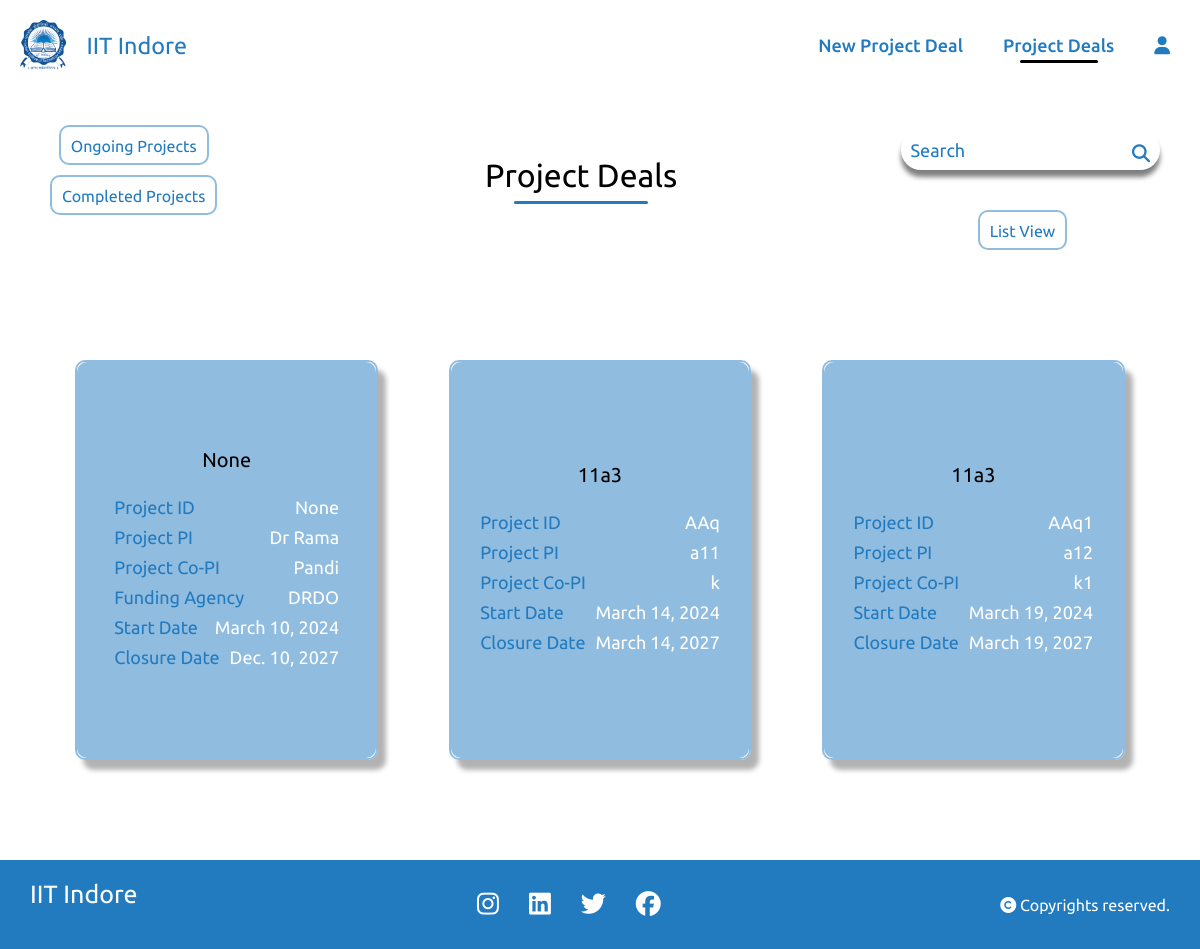
/project_list/, run on the app's committed database.
### home/models.py (models this page shows)
class project_details(models.Model):
    Project_Fellowship_No = models.CharField(max_length=20,null=True,blank=True,default=None)
    Project_file_name = models.CharField(max_length=20,null=True,blank= True)
    PI_of_Project = models.CharField(max_length=20,blank=True,null=True)
    Sanctioned_Date = models.DateField(null=True)
    Project_Start_Date = models.DateField(null=True)
    Project_Closure_Date = models.DateField(null=True)
    Title_of_Project = models.CharField(max_length=50,blank=True,null=True)
    project_duration =models.IntegerField(null=True)
    financial_year_start_index = models.IntegerField(null=True)
    financial_year_end_index = models.IntegerField(null=True)
    start_month = models.IntegerField(null=True)
    end_month = models.IntegerField(null=True)
    funding_agency = models.CharField(max_length=100,blank=True,null=True)
    Co_PI_of_Project = models.CharField(max_length=100,blank=True,null=True)
    Country = models.CharField(max_length=100,blank=True,null=True)
    Country_Involved = models.CharField(max_length=100,blank=True,null=True)
    Department = models.CharField(max_length=100,blank=True,null=True)
    Category = models.CharField(max_length=100,blank=True,null=True)
    Details_of_Donors= models.CharField(max_length=100,blank=True,null=True)
    remark = models.TextField(null=True, blank=True)
    scheme_name = models.CharField(max_length=255, null=True, blank=True)
    scheme_code = models.CharField(max_length=50, null=True, blank=True)
    received_amount =models.CharField(max_length=50, null=True, blank=True)
    date_of_receipt_amount = models.DateField(default=timezone.now, null=True, blank=True)
    provisional_uc = models.TextField(null=True, blank=True)
    audited_uc = models.TextField(null=True, blank=True)
    link_uc = models.URLField(null=True, blank=True)
    sanction_letters_link = models.URLField(null=True, blank=True)
    total_project_cost = models.CharField(max_length=50, null=True, blank=True)
    fellowship_type = models.CharField(max_length=100, null=True, blank=True)
    TASK_CHOICES = [
        ('ongoing', 'Ongoing'),
        ('completed', 'Completed'),
    ]
    task = models.CharField(
        max_length=10,
        choices=TASK_CHOICES,
        default='ongoing',
    )

### home/views.py (the view)
# urls.py: path('project_list/',views.project_list,name='project_list'),
def project_list(request):
    projects = project_details.objects.all()
    filter_option = request.GET.get('filter')
    if filter_option == 'completed':
        projects = projects.filter(task='completed')
    elif filter_option == 'ongoing':
        projects = projects.filter(task='ongoing')
    context = {'projects': projects}
    return render(request, 'project_list.html', context)

### templates/project_list.html (shortened to what this page needs)
{% load static %}
<!DOCTYPE html>
<html lang="en">
<head>
    <link rel="stylesheet" href="{% static 'style.css' %}">
</head>
<body>
    <div class="navbar1">
        <div class="title">
            <a href="{% url "homepage" %}" class="lo">
              <img src="{% static "IITI_Logo.png" %}" class="logo">
              <h3>IIT Indore</h3>
            </a>
        </div>
        <div class="links">
            <ul>
                <li><a href="{% url "index" %}">New Project Deal</a></li>
                <li><a href="{% url "project_list" %}" class="active">Project Deals</a></li>
                <li><a href="{% url "logout" %}"><i class="fa-solid fa-user"></i></a></li>
            </ul>
        </div>
    </div>
    <div class="titles">
      <div class="dropdown">
        <div class="dropdown-menu" aria-labelledby="dropdownMenuButton">
          <a class="dropdown-item" id="ongoing" href="#" onclick="showOngoingProjects()">Ongoing Projects</a>
          <a class="dropdown-item" href="#" id="completed" onclick="showCompletedProjects()">Completed Projects</a>
        </div>
      </div>
      <div class="sub_nav">
          <div class="project_list"><h1>Project Deals</h1></div>
      </div>
      <div class="search">
        <form class="search-bar sub_nav" method="GET" action="{% url 'project_search' %}">
            <input type="text" name="q" placeholder="Search">
            <button type="submit"><i class="fa-solid fa-magnifying-glass"></i></button>
        </form>
        <a href="{% url 'project_listwise' %}">List View</a>
      </div>
    </div>
    <div class="project-container">
        {% for project in projects %}
        <div class="book">
            <div class="buttons">
                <a href="{% url 'fill' project_id=project.id %}">
                    <button class="button">Monthly Sheet</button>
                </a>
                <a href="{% url 'mastersheet' project_id=project.id %}">
                    <button class="button">Mastersheet</button>
                </a>
                <a href="{% url 'SOE_navigation' project_id=project.id %}">
                  <button class="button">SOE</button>
              </a>
              <a href="{% url 'ucr' project_id=project.id %}">
                <button class="button">UCR</button>
            </a>
            </div>
            <div class="cover">
                <div class="project-details">
                    <h4 style="text-align:center;">   {{ project.Title_of_Project }}  </h4>
                    <p><span>Project ID</span><span> {{ project.Project_Fellowship_No }}</span></p>
                    <p><span>Project PI</span><span> {{ project.PI_of_Project }}</span></p>
                    {% if project.Co_PI_of_Project %}<p><span>Project Co-PI</span><span>{{ project.Co_PI_of_Project }}</span></p>{% endif %}
                    {% if project.funding_agency %}<p><span>Funding Agency</span><span>{{ project.funding_agency }}</span></p>{% endif %}
                    <p><span>Start Date</span><span>{{ project.Project_Start_Date }}</span></p>
                    <p><span>Closure Date</span><span>{{ project.Project_Closure_Date }}</span></p>
                </div>
            </div>
           </div>
        {% endfor %}
    </div>
    <footer>
        <div class="footer">
          <div class="info">
            <h4>IIT Indore</h4>
          </div>
          <div class="social">
            <ul>
              <li><a href="#"><i class="fa-brands fa-instagram"></i></a></li>
              <li><a href="#"><i class="fa-brands fa-linkedin"></i></a></li>
              <li><a href="#"><i class="fa-brands fa-twitter"></i></a></li>
              <li><a href="#"><i class="fa-brands fa-facebook"></i></a></li>
            </ul>
          </div>
          <div class="rights">
            <p><i class="fa-solid fa-copyright"></i> Copyrights reserved.</p>
          </div>
        </div>
      </footer>
</body>
</html>

### static/style.css (style rules this page uses)
* { margin: 0; padding: 0; box-sizing: border-box; font-family: 'Ubuntu', cursive; font-weight: 400; }
:root { --primary-color:#000; --secondary-color: rgb(34,122,191); }
.navbar1 { width: 100%; padding: 20px 10px; position: sticky; top: 0px; display: flex; justify-content: space-between; align-items: center; background: transparent; }
.navbar1 .title { display: flex; margin:0px 10px; font-size: 20px; color: var(--secondary-color); font-weight: 400; align-items: center; justify-content: center; cursor: pointer; }
.navbar1 h3 { color: var(--secondary-color); }
.navbar1 .title img { height: 50px; margin-right: 20px; cursor: pointer; }
.navbar1 .links ul { display: flex; align-items: center; justify-content: center; flex: 1; flex-wrap: wrap; }
.navbar1 .links ul li { list-style: none; }
.navbar1 .links ul li a { margin: auto 20px; text-decoration: none; font-size: 18px; position: relative; font-weight: 500; color: var(--secondary-color); }
.lo { display: flex; align-items: center; justify-content: center; color: #fff; text-decoration: none; }
.active::after { content: ''; position: absolute; width: 70%; left: 15%; bottom: -8px; height: 3px; background-color: var(--primary-color); border-radius: 10px; }
footer .footer { display: flex; justify-content: space-between; align-items: center; flex-wrap: wrap; padding: 20px 30px; background-color: var(--secondary-color); color: #fff; }
.info h4 { text-align: center; color: #fff; margin-bottom: 20px; font-size: 25px; }
.social ul { display: flex; align-items: center; }
.social ul li { list-style-type: none; }
.social ul li a { color: #fff; font-size: 25px; margin: 0px 15px; }

### data on the page
project_details: Title_of_Project "None", Project_Fellowship_No "None", PI_of_Project "Dr Rama", Co_PI_of_Project "Pandi", funding_agency "DRDO", Project_Start_Date "March 10, 2024", Project_Closure_Date "Dec. 10, 2027"
project_details: Title_of_Project "11a3", Project_Fellowship_No "AAq", PI_of_Project "a11", Co_PI_of_Project "k", Project_Start_Date "March 14, 2024", Project_Closure_Date "March 14, 2027"
project_details: Title_of_Project "11a3", Project_Fellowship_No "AAq1", PI_of_Project "a12", Co_PI_of_Project "k1", Project_Start_Date "March 19, 2024", Project_Closure_Date "March 19, 2027"
